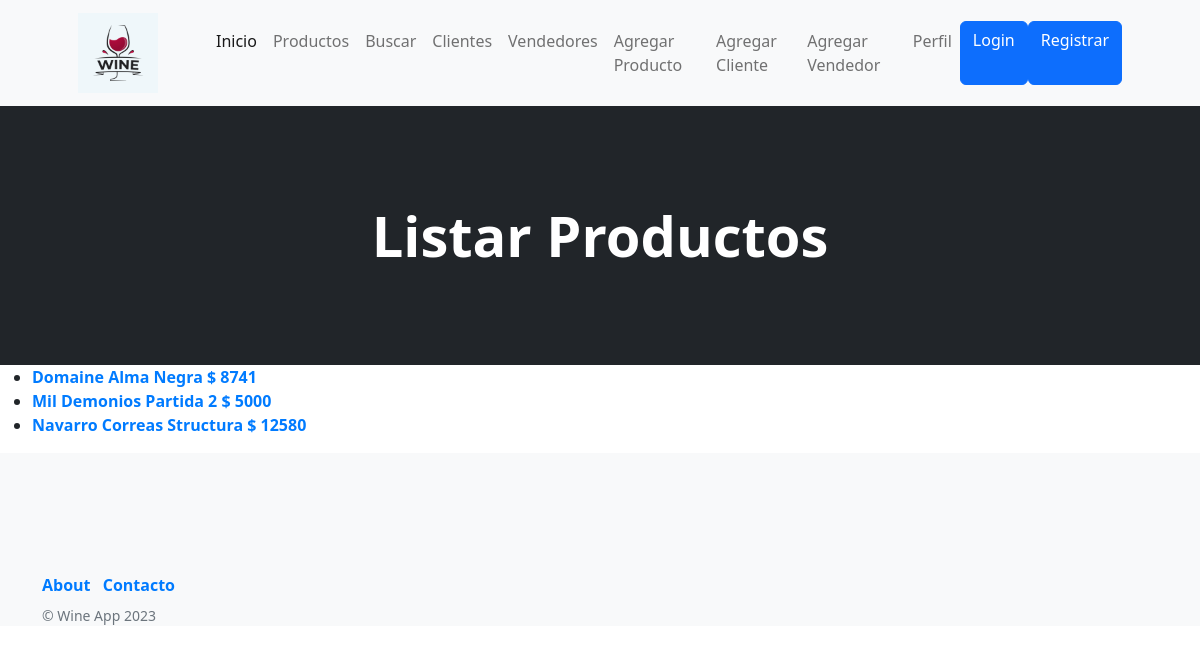
The page /wine_app/listar_productos on the database its author committed.
### wine_app/models.py (models this page shows, shortened)
class Productos(models.Model):
    bodega = models.CharField(max_length=40)
    etiqueta = models.CharField(max_length=40)
    precio = models.IntegerField()
    detalle = models.TextField()
    imagen = models.ImageField(upload_to='avatares')
    class Meta():
        verbose_name = 'Producto'
        verbose_name_plural = 'Productos'
        ordering = ('bodega',)
        unique_together = ('bodega', 'etiqueta')

### wine_app/views.py (the view)
# urls.py: path('listar_productos', listar_productos, name='listar_productos'),
def listar_productos(req):
    lista = Productos.objects.all()
    return render(req, "listar_productos.html", {"listar_productos": lista})

### wine_app/templates/listar_productos.html (shortened to what this page needs)
{% extends 'padre.html' %}
{% block cambioCenter %}
<header class="bg-dark py-5">
    <div class="container px-4 px-lg-5 my-5">
        <div class="text-center text-white">
            <h1 class="display-4 fw-bolder">Listar Productos</h1>
        </div>
    </div>
</header>
{% endblock cambioCenter %}
{% block contenidoQueCambia %}
<body>
    <ul>
        {% for producto in listar_productos %}
            <li>
                <a href="{% url 'detalles_producto' producto.id %}">
                    {{ producto.bodega }} {{ producto.etiqueta }}   $         {{ producto.precio }}
                </a>
            </li>
        {% endfor %}
    </ul>
</body>
{% endblock contenidoQueCambia %}

### wine_app/templates/padre.html (style rules this page uses)
a { text-decoration: none; color: #007BFF; font-weight: bold; transition: color 0.5s; }

### rows shown on the page
Productos: bodega "Domaine", etiqueta "Alma Negra", precio "8741"
Productos: bodega "Mil Demonios", etiqueta "Partida 2", precio "5000"
Productos: bodega "Navarro Correas", etiqueta "Structura", precio "12580"
